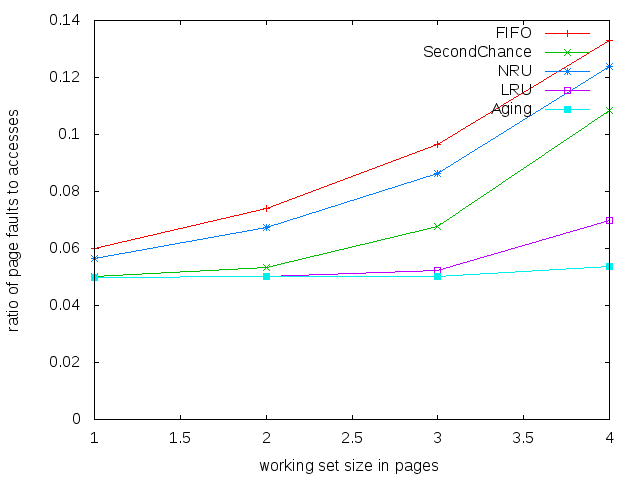

Source code (Python):
#!/usr/bin/python

"""Make a diagram."""

# Written by Felix Wiemann <http://www.ososo.de/>, licensed under GPL-2.
# Edited by Tae Seung Kang, 2/18/2014

import algorithms
import access
import random
import simulate
import Gnuplot

physicalpages = 64 # total number of physical pages
physicalpages = 5 # total number of physical pages
virtualpages = 10000 # total number of virtual pages
accesscount = 100000 # total number of memory access

d = []    # List of gnuplot data
for i in [algorithms.FIFO, algorithms.SecondChance, algorithms.NRU,
          algorithms.LRU, algorithms.Aging]: #, algorithms.Optimal]:
    # List of tupels of (ws_length, page_faults_to_accesses_ratio).
    ratios = []
    for j in range(1, 5):
    #for j in range(1, 61):
        mms = i(physicalpages)    # Instantiate with the number of totalpages of physical memory.
        mms.shift = 200	# for Aging and NRU algorithms
        mms.firstbit = 1 << 7 # for Aging algorithm

	# create a working set from virtual page numbers ranging 0 to 9999
        ws = access.wsmake(mem=range(virtualpages), rand=random, size=j)

	# create a access list
        mms.alist = access.makealist(range(virtualpages), ws, random, 0.95, accesscount)
	
	# simulate accessing the physical memory to read pages in the access list
	# and append the ratio of page faults
        ratios.append((j, simulate.simulate(mms, mms.alist)))

        print i.__name__ + ": " + str(j)

    d.append(Gnuplot.Data(ratios, title=i.__name__, inline=1))

g = Gnuplot.Gnuplot()
#g('set data style lines')
#g('set style data lines')
g('set style data linespoints')
g('set yrange [0:]')
g('set terminal epslatex monochrome')
g('set output "migrate.eps"')
g('set xlabel "working set size in pages"')
g('set ylabel "ratio of page faults to accesses"')
g.plot(*d)

g('set terminal png')
g('set output "migrate.png"')
g.plot(*d)

#print "\nNow move diagram1.* to ../"
